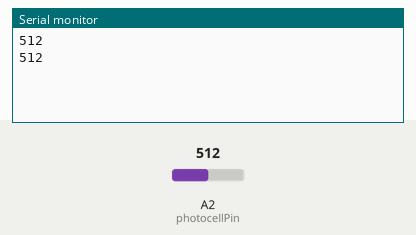
This sketch was run on a simulated Arduino Uno, built with avr-gcc and run on an emulated ATmega328P. Shown: the last lines printed to the serial monitor. Inputs (shaded band) come from the test bench; at power-on: A2 (photocellPin) = 512.

Above: at 1.8 s.
1.9 s: A2 (photocellPin) set to 390
At 2.8 s:
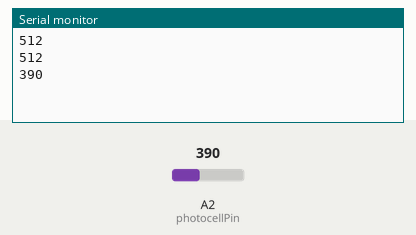
3.4 s: A2 (photocellPin) set to 410
At 4.7 s:
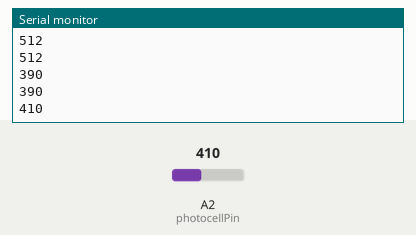
Timing chart, 0 to 6.4 s (numbered marks = the images above; inputs shaded):
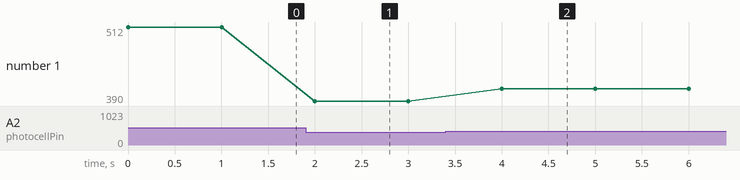

Measured:
- after the input at 1.9 s, the serial monitor: prints a new line after 0.10 s (image 1)
- after the input at 3.4 s, the serial monitor: prints a new line after 0.60 s (image 2)
- plotted number 1: 512 → 390 after the input at 1.9 s, 390 → 410 after the input at 3.4 s

The sketch:

4-1.ino
```cpp
int photocellPin = 2; // 光敏電阻 (photocell) 接在 anallog pin 2
int photocellVal = 0; // photocell variable
int LED=0;
int vv;
void setup() {
  Serial.begin(115200);
  pinMode(LED, OUTPUT);  //設定 DIO Pin 2 為 LED 輸出
}
void loop() {
  // 讀取光敏電阻並輸出到 Serial Port
  photocellVal = analogRead(photocellPin);
  Serial.println(photocellVal);
  delay(1000);
vv=analogRead(photocellPin);
if (vv<400){
   digitalWrite(LED, HIGH);}
else {  digitalWrite(LED, LOW);
}}
```
